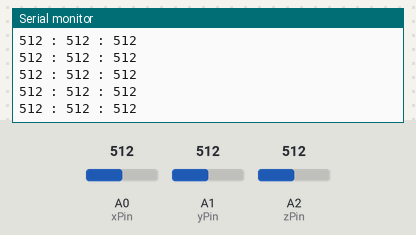
Simulated run of this sketch. Board: Arduino Uno, built with avr-gcc and run on an emulated ATmega328P. On the bench: the last lines printed to the serial monitor. The inputs (shaded band) are chosen by the test bench; at power-on: A0 (xPin) = 512, A1 (yPin) = 512, A2 (zPin) = 512.

Above: at 1.2 s.
1.3 s: A0 (xPin) set to 104
At 2.2 s:
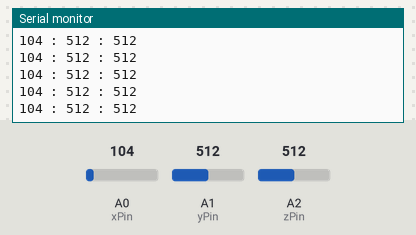
4.3 s: A0 (xPin) set to 95
At 4.8 s:
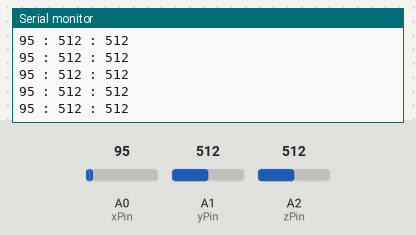
10.3 s: A1 (yPin) set to 985
At 11.2 s:
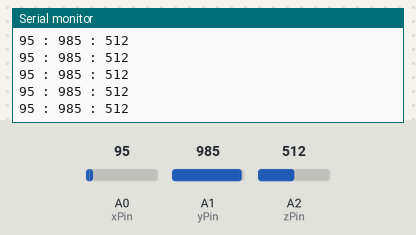
11.8 s: A1 (yPin) set to 1018
At 12.5 s:
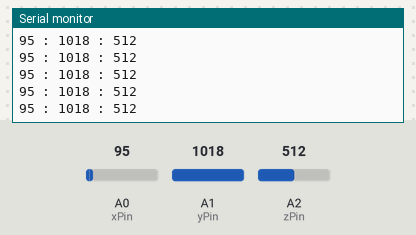
14.8 s: A2 (zPin) set to 988
At 15.8 s:
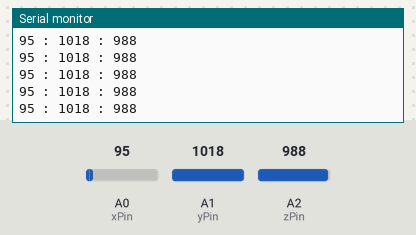
16.3 s: A2 (zPin) set to 1015
At 17.1 s:
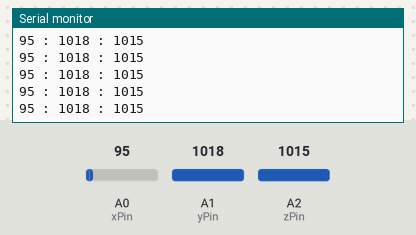
Timing chart, 0 to 18.8 s (numbered marks = the images above; inputs shaded):
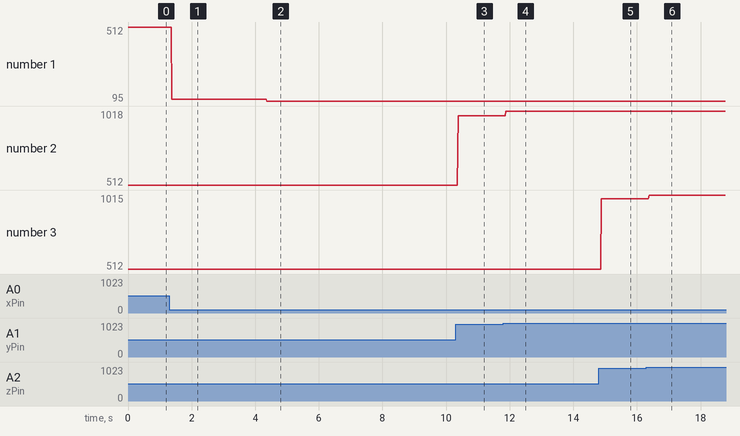

Measured:
- after the input at 1.3 s, the serial monitor: prints a new line after 0.08 s (image 1)
- after the input at 4.3 s, the serial monitor: prints a new line after 0.07 s (image 2)
- after the input at 10.3 s, the serial monitor: prints a new line after 0.07 s (image 3)
- after the input at 11.8 s, the serial monitor: prints a new line after 0.07 s (image 4)
- after the input at 14.8 s, the serial monitor: prints a new line after 0.08 s (image 5)
- after the input at 16.3 s, the serial monitor: prints a new line after 0.08 s (image 6)
- plotted number 1: 512 → 104 after the input at 1.3 s, 104 → 95 after the input at 4.3 s
- plotted number 2: 512 → 985 after the input at 10.3 s, 985 → 1018 after the input at 11.8 s

The sketch:

Gyro_read.ino
```cpp
const int sampleSize = 10;
int xPin=0, yPin=1, zPin=2, x, y, z;

void setup() {
  Serial.begin(9600);
}

void loop() {
  x = analogRead(xPin);
  y = analogRead(yPin);
  z = analogRead(zPin);

  Serial.print(x);
  Serial.print(" : ");
  Serial.print(y);
  Serial.print(" : ");
  Serial.println(z);
}

int getSample(int pin) {
  float sum = 0;

  for(int i = 0; i < sampleSize; i++) {
    sum += analogRead(pin);
  }
  return sum/sampleSize;
}
```
